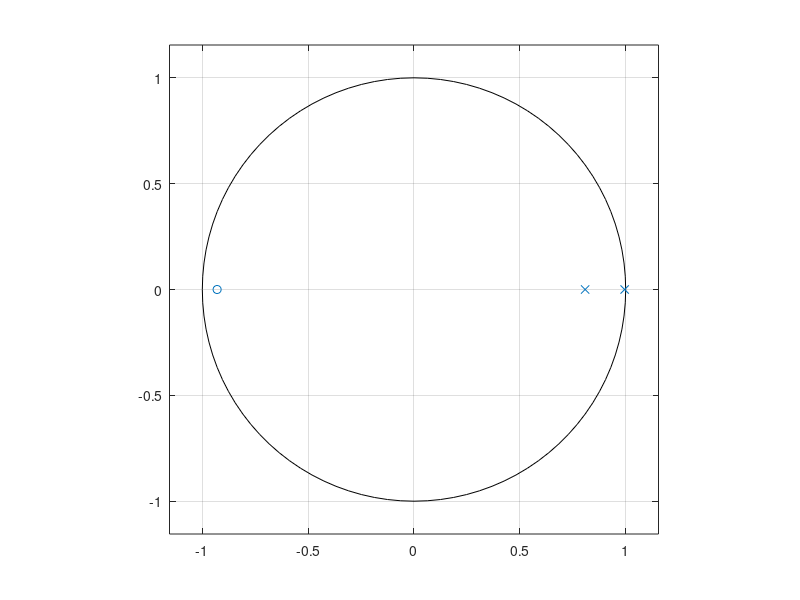
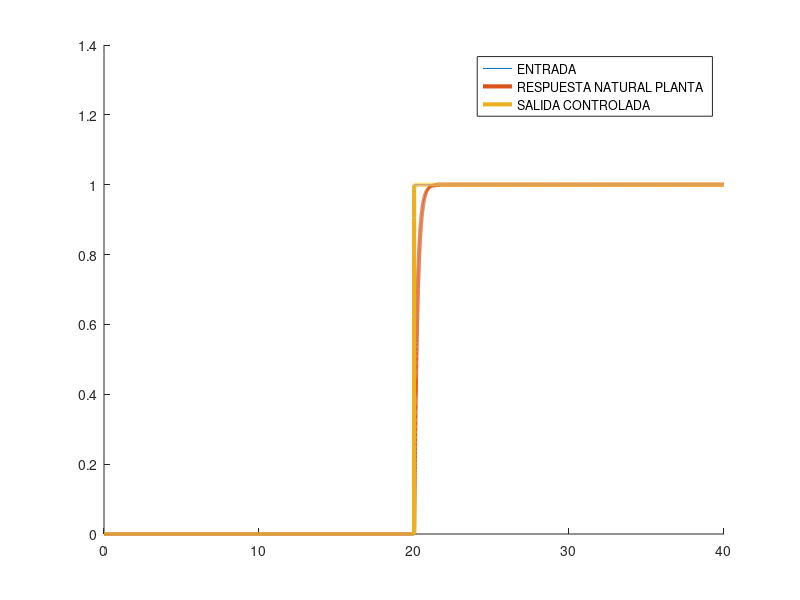

Recreate these plots in MATLAB, in order.
pkg load signal
pkg load control
clear all

%VALORES REALES DEL SISTEMA PLANTA, MEDIDOS CON TESTER
R1 = 9.970e3
C1 = 10.29e-6
R2 = 974.6
C2 = 9.49e-6
h = 0.001

%ECUACION DEL SISTEMA RC
A = [ (-1/C1)*(1/R1 + 1/R2) 1/(R2*C1);1/(C2*R2) -1/(R2*C2)]
B = [1/(R1*C1) ; 0]
C = [0 1]
D = 0

%SE OBTIENE LA FUNCION DE TRANSFERENCIA EN TIEMPO CONTINUO A PARTIR DE MODELO ESTADOS
[num,den] = ss2tf(A,B,C,D);
Hs = tf(num,den)

%SE OBTIENE LA FUNCION DE TRANSFERENCIA EN TIEMPO DISCRETO
Hz = c2d(Hs, h, 'zoh')
[numz, denz] = tfdata(Hz, 'v')

%
Phi = expm(A*h)
Gamma = (expm(A*h) - expm(A*0))/A*B
C_z = C
D_z = D

% SE OBTIENE LA RESPUESTA AL ESCALON EN TIEMPO CONTINUO/DISCRETO, JUNTO CON LOS POLOS Y CEROS

figure;
step(Hs, Hz)

%
poles_LA =pole(Hz)

%
zplane(numz, denz)

% CALCULO DE K PARA MEJORAR LA RESPUESTA DEL SISTEMA 
poles = [0.5; 0.01]
K = place(Phi, Gamma, poles)

%
Phi_LC = Phi - Gamma*K
K0 = (C * (eye(2) - Phi_LC)^(-1) * Gamma)^(-1)
Gamma_LC = Gamma * K0

%
t = h:h:40;
r = [ zeros(length(t)/2, 1); ones(length(t)/2, 1) ];

%
y_open = filter(numz, denz, r);
[numz_pole_placement, denz_pole_placement] = ss2tf(Phi_LC, Gamma_LC, C_z, D_z);
y_pole_placement = filter(numz_pole_placement, denz_pole_placement, r);

%
figure;
hold on;
stairs(t, r)
stairs(t, y_open, "LineWidth", 3)
stairs(t, y_pole_placement, "LineWidth", 3)
legend("ENTRADA", "RESPUESTA NATURAL PLANTA", "SALIDA CONTROLADA")